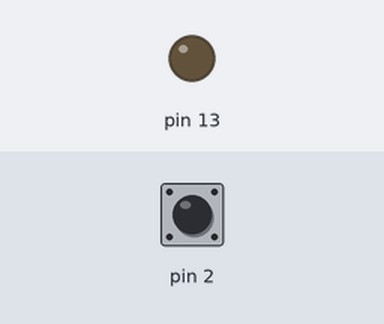
Recording of a sketch running on a simulated Arduino Uno, built with avr-gcc and run on an emulated ATmega328P. On the bench: output pins drawn as LEDs (lit = HIGH). Dashed ring = blinking. The test bench sets the inputs (shaded band); at power-on: pin 2 LOW.

Above: at 1.2 s.
1.3 s: pin 2 pulsed HIGH 2 times (0.12 s each, 0.3 s apart)
At 1.8 s:
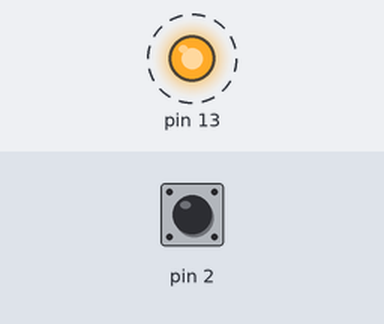
4.9 s: pin 2 driven HIGH
At 5.3 s:
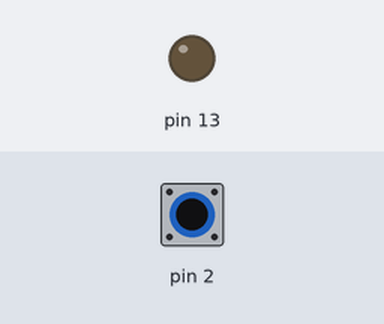
Timing chart, 0 to 7.9 s (numbered marks = the images above; inputs shaded):
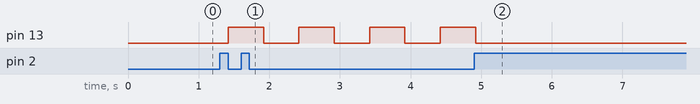

Measured:
- after the input at 1.3 s, pin 13: alternates HIGH for 0.50 s and LOW for 0.50 s, starting after 0.12 s
- after the input at 4.9 s, pin 13: goes on until 4.9 s, then stays LOW

The sketch:

buttonLED_clicks.ino
```cpp
/*once the button is pressed and released  speed of blinking leds vary *
 */void setup() {
  pinMode(13 , OUTPUT) ;
  pinMode(2, INPUT) ;
  digitalWrite(13 , LOW);
}
int btnState =0 ;
void loop() {
  if(digitalRead(2)==HIGH){
    // read the button if HIGH toogle the value in btnState
    btnState++;
    if(btnState >2) btnState  = 0;
    while(digitalRead(2)==HIGH);// wait here
  }
  if (btnState ==0){
    digitalWrite(13  , LOW);
  }
  if (btnState ==1){
    digitalWrite(13  , HIGH);  delay(500);
    digitalWrite(13 , LOW);  delay(500);
  }
  if (btnState ==2){
    digitalWrite(13  , HIGH);  delay(1500);
    digitalWrite(13 , LOW);  delay(1500);
  }
  if (btnState ==3){
    digitalWrite(13  , HIGH);  delay(2500);
    digitalWrite(13 , LOW);  delay(2500);
  }
}
```
